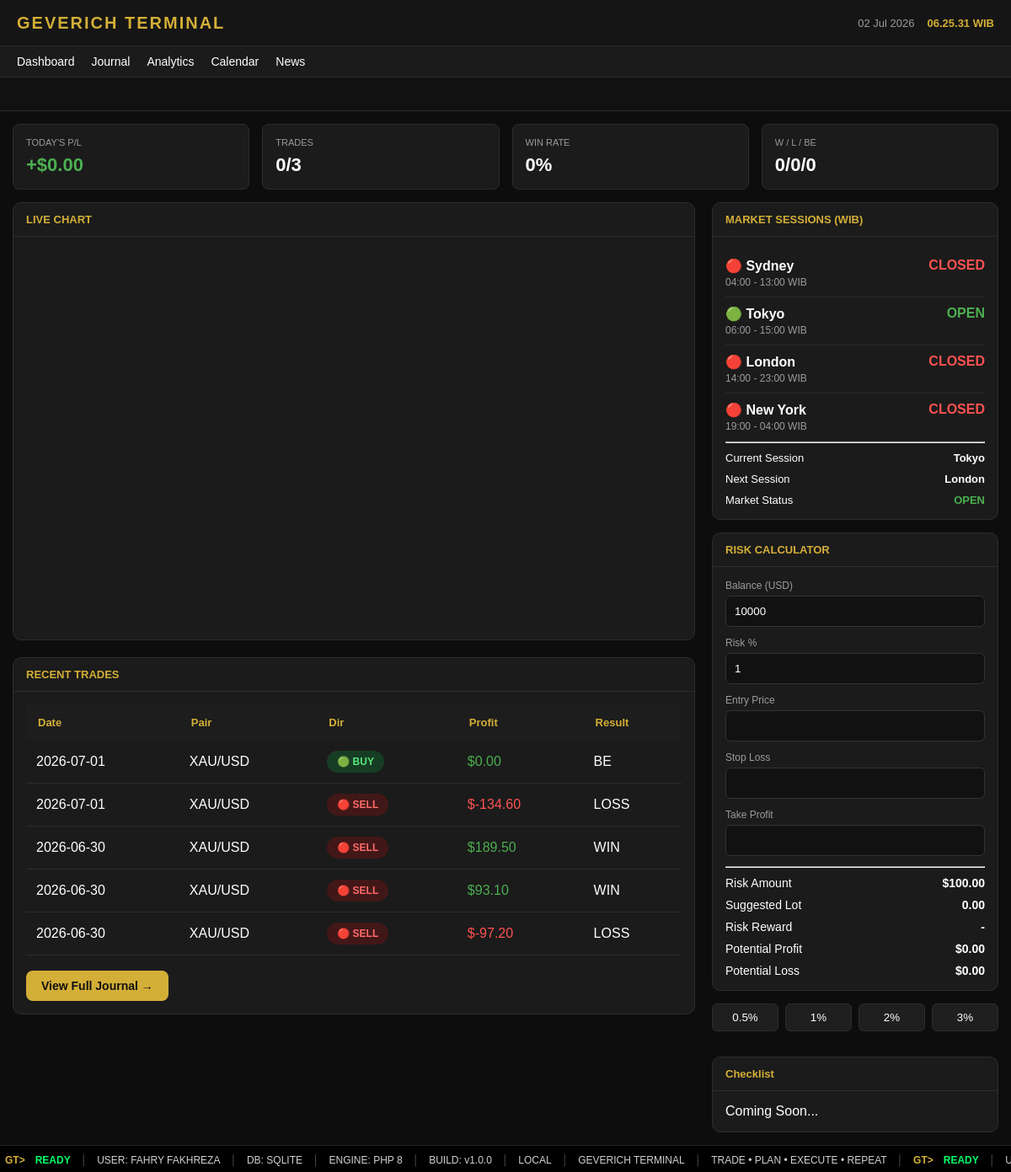
Before: / with the older database file.
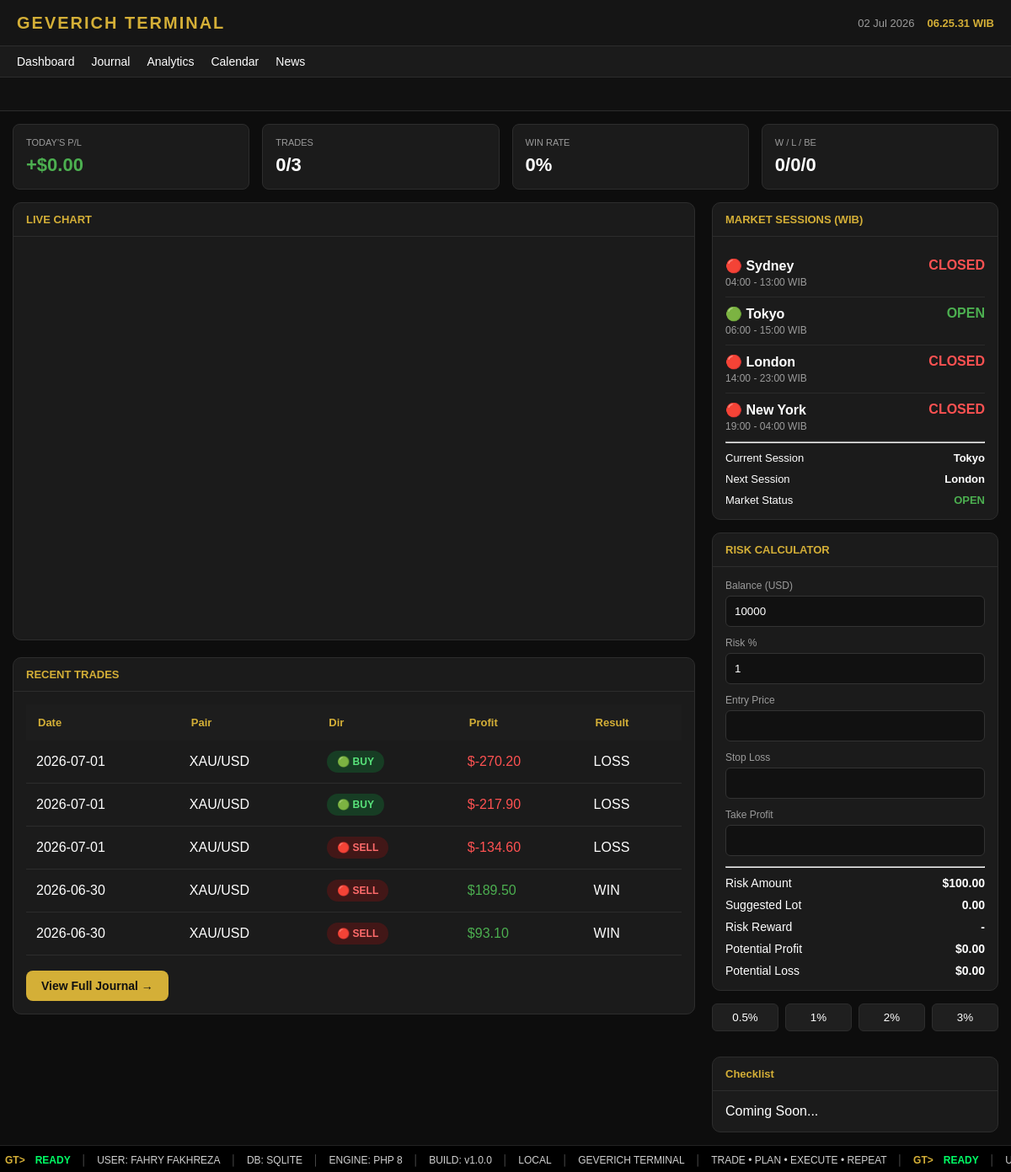
After: the same page with the newer database file.
### tables this page shows
CREATE TABLE trades (

id INTEGER PRIMARY KEY AUTOINCREMENT,

tanggal TEXT NOT NULL,

pair TEXT NOT NULL,

direction TEXT NOT NULL,

entry_price REAL NOT NULL,

sl REAL,

tp REAL,

exit_price REAL,

lot REAL,

profit_usd REAL DEFAULT 0,

hasil TEXT,

emotion TEXT,

note TEXT,

created_at DATETIME DEFAULT CURRENT_TIMESTAMP

);

### pages/dashboard.php (called while the page is built)
<?php require 'components/dashboard-stats.php'; ?>
<?php require 'components/chart.php'; ?>

### components/chart.php (the view)
<div class="dashboard-layout">
    <div class="dashboard-left">
        <section class="chart-card">
            <div class="panel-title">
                LIVE CHART
            </div>
            <div class="chart-body">
                <div id="tv_chart"></div>
            </div>
        </section>
        <section class="card journal-preview">
            <div class="panel-title">
                RECENT TRADES
            </div>
    <div class="panel-content">
        <?php
        $db = getDB();
        $trades = $db->query("
        SELECT *
        FROM trades
        ORDER BY id DESC
        LIMIT 5
        ")->fetchAll();
        ?>
        <table class="trade-table">
            <thead>
                <tr>
                    <th>Date</th>
                    <th>Pair</th>
                    <th>Dir</th>
                    <th>Profit</th>
                    <th>Result</th>
                </tr>
            </thead>
            <tbody>
            <?php foreach($trades as $trade): ?>
            <tr>
                <td><?= $trade['tanggal'] ?></td>
                <td><?= $trade['pair'] ?></td>
<td>
<?php if($trade['direction']=="BUY"): ?>
<span class="badge badge-buy">
🟢 BUY
</span>
<?php else: ?>
<span class="badge badge-sell">
🔴 SELL
</span>
<?php endif; ?>
</td>
 <td>
<?php
$profit=(float)$trade['profit_usd'];
?>
<span style="color:<?= $profit>=0 ? '#4caf50' : '#ff5252' ?>">
$<?= number_format($profit,2) ?>
</span>
</td>
                <td><?= $trade['hasil'] ?></td>
            </tr>
            <?php endforeach; ?>
            </tbody>
        </table>
        <br>
        <a href="?page=journal" class="btn btn-primary">
            View Full Journal →
        </a>
    </div>
</section>
    </div>
    <aside class="sidebar">
        <?php require __DIR__.'/sessions.php'; ?>
        <?php require __DIR__.'/risk-calculator.php'; ?>
        <?php require __DIR__.'/checklist.php'; ?>
    </aside>
</div>

### components/sessions.php (shortened to what this page needs)
<?php
$now = time();
$day = date("N");
$isWeekend = ($day >= 6);
$order = ["Sydney", "Tokyo", "London", "New York"];
$sessions = [
    "Sydney" => ["start" => "04:00", "end" => "13:00"],
    "Tokyo"  => ["start" => "06:00", "end" => "15:00"],
    "London" => ["start" => "14:00", "end" => "23:00"],
    "New York" => ["start" => "19:00", "end" => "04:00"]
];
function isOpenSession($start, $end, $now)
{
    $startTS = strtotime(date("Y-m-d") . " " . $start);
    $endTS   = strtotime(date("Y-m-d") . " " . $end);
    if ($endTS < $startTS) {
        return ($now >= $startTS || $now < $endTS);
    }
    return ($now >= $startTS && $now < $endTS);
}
$current = "None";
foreach ($order as $name) {
    if (!$isWeekend && isOpenSession($sessions[$name]['start'], $sessions[$name]['end'], $now)) {
        $current = $name;
        break;
    }
}
$nextSession = null;
foreach ($order as $name) {
    $start = $sessions[$name]['start'];
    $ts = strtotime(date("Y-m-d") . " " . $start);
    if ($ts > $now) {
        $nextSession = $name;
        break;
    }
}
$marketStatus = $isWeekend ? "CLOSED" : "OPEN";
?>
<div class="card">
    <div class="panel-title">
        MARKET SESSIONS (WIB)
    </div>
    <div class="panel-content">
        <?php foreach ($sessions as $name => $s): ?>
            <?php
            $status = "CLOSED";
            $class = "session-close";
            $icon = "🔴";
            if ($isWeekend) {
                $status = "WEEKEND";
                $class = "session-weekend";
                $icon = "⚫";
            } else {
                if (isOpenSession($s['start'], $s['end'], $now)) {
                    $status = "OPEN";
                    $class = "session-open";
                    $icon = "🟢";
                }
            }
            ?>
            <div class="session-row">
                <div>
                    <?= $icon ?>
                    <strong><?= $name ?></strong>
                    <div class="session-time">
                        <?= $s['start'] ?> - <?= $s['end'] ?> WIB
                    </div>
                </div>
                <div class="<?= $class ?>">
                    <?= $status ?>
                </div>
            </div>
        <?php endforeach; ?>
        <hr>
        <div class="session-footer">
            <div>Current Session</div>
            <strong><?= $current ?></strong>
        </div>
        <div class="session-footer">
            <div>Next Session</div>
            <strong><?= $nextSession ?></strong>
        </div>
        <div class="session-footer">
            <div>Market Status</div>
            <strong class="<?= $isWeekend ? 'session-weekend' : 'session-open' ?>">
                <?= $marketStatus ?>
            </strong>
        </div>
    </div>
</div>

Changed rows visible on the page:
no longer on this page (row unchanged): trades: tanggal "2026-06-30", pair "XAU/USD", direction "🔴 SELL", profit_usd "-97.20", hasil "LOSS"
added trades: tanggal "2026-07-01", pair "XAU/USD", direction "🟢 BUY", profit_usd "-270.20", hasil "LOSS"
changed trades (number 2 of 5 on the later page): profit_usd "0.00" → "-217.90"; hasil "BE" → "LOSS"
